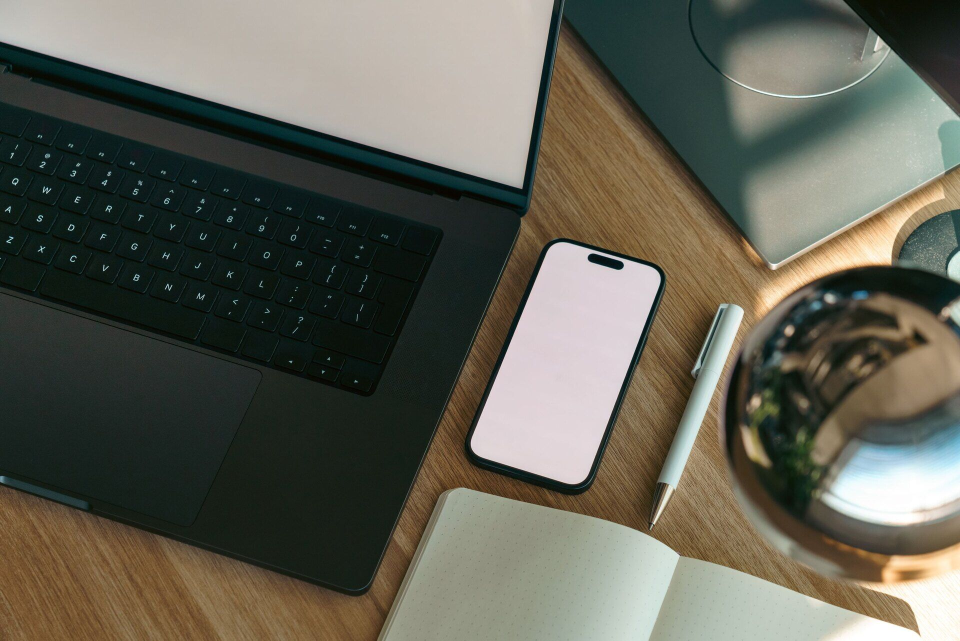
#> input picture recursos/imagenes/portada_curso_copilot.jpg, 1920 x 1281 px, found by its file name (shown at 1/2 size)
$ python gen_creditos.py
#> lines starting #> are read from the running program, lines starting #| are printed output that depends on the picture
#!/usr/bin/env python3
"""Genera recursos/imagenes/CREDITOS.md con datos medidos en disco (dimensiones,
tamaño y sha256) y la licencia verificada en vivo el 12-sep-2026."""
import hashlib
import os

IMG = "/mnt/DATA/trabajo_hermes/articulate_hermes/recursos/imagenes"
OUT = os.path.join(IMG, "CREDITOS.md")

ARCHIVOS = [
    "portada_curso_copilot.jpg",
    "icono_check.png", "icono_check.svg",
    "icono_cross.png", "icono_cross.svg",
    "icono_warning.png", "icono_warning.svg",
    "icono_nota.png", "icono_nota.svg",
    "icono_flecha.png", "icono_flecha.svg",
    "diagrama_5_componentes.png", "diagrama_5_componentes.svg",
    "diagrama_ciclo_5_pasos.png", "diagrama_ciclo_5_pasos.svg",
]

PEXELS_LICENCIA = """**Licencia de Pexels** — texto literal copiado de https://www.pexels.com/license/
(consultada el 12-sep-2026):

> **Legal Simplicity.** All photos and videos on Pexels can be downloaded and used for free.
>
> **What is allowed?**
> - All photos and videos on Pexels are free to use.
> - Attribution is not required. Giving credit to the photographer or Pexels is not necessary but always appreciated.
> - You can modify the photos and videos from Pexels. Be creative and edit them as you like.
>
> **What is not allowed?**
> - Identifiable people may not appear in a bad light or in a way that is offensive.
> - Don't sell unaltered copies of a photo or video, e.g. as a poster, print or on a physical product without modifying it first.
> - Don't imply endorsement of your product by people or brands on the imagery.
> - Don't redistribute or sell the photos and videos on other stock photo or wallpaper platforms.
> - Don't use the photos or videos as part of your trade-mark, design-mark, trade-name, business name or service mark.

**Aplicación a este curso:** material de formación interna = permitido; la modificación
(redimensión y recompresión) está permitida; la atribución no es obligatoria (se incluye por
cortesía en el Nodo 15); no se usa la imagen como marca ni para sugerir aval. El curso no se
vende como fotografía, así que la prohibición de reventa de copias sin modificar no aplica."""


def medir(nombre: str):
#> called with nombre = 'portada_curso_copilot.jpg'
    p = os.path.join(IMG, nombre)
    if not os.path.exists(p):
        return "AUSENTE", "AUSENTE", "AUSENTE"
    try:
        from PIL import Image
        with Image.open(p) as im:
#> im is the input picture: PIL image 1920x1281 RGB; mean R, G, B 98.3, 97.5, 85.5
            dims = "%dx%d" % im.size
#> dims = '1920x1281'
    except Exception:
        dims = "vectorial (SVG)"
    h = hashlib.sha256(open(p, "rb").read()).hexdigest()[:16]
    return dims, "%d KB" % round(os.path.getsize(p) / 1024), h


filas_ver = "\n".join(
    "| `%s` | %s | %s | `%s` |" % ((n,) + medir(n)) for n in ARCHIVOS
)
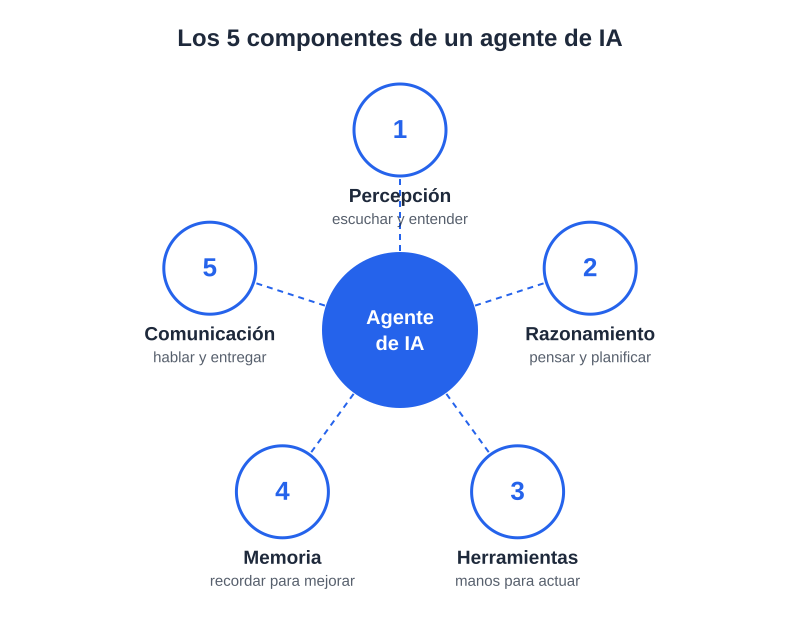
#> input picture recursos/imagenes/diagrama_5_componentes.png, 1600 x 1280 px, found by its file name (shown at 1/2 size)
#> in medir, im is the input picture: PIL image 1600x1280 RGB; mean R, G, B 241.7, 244.7, 251.3
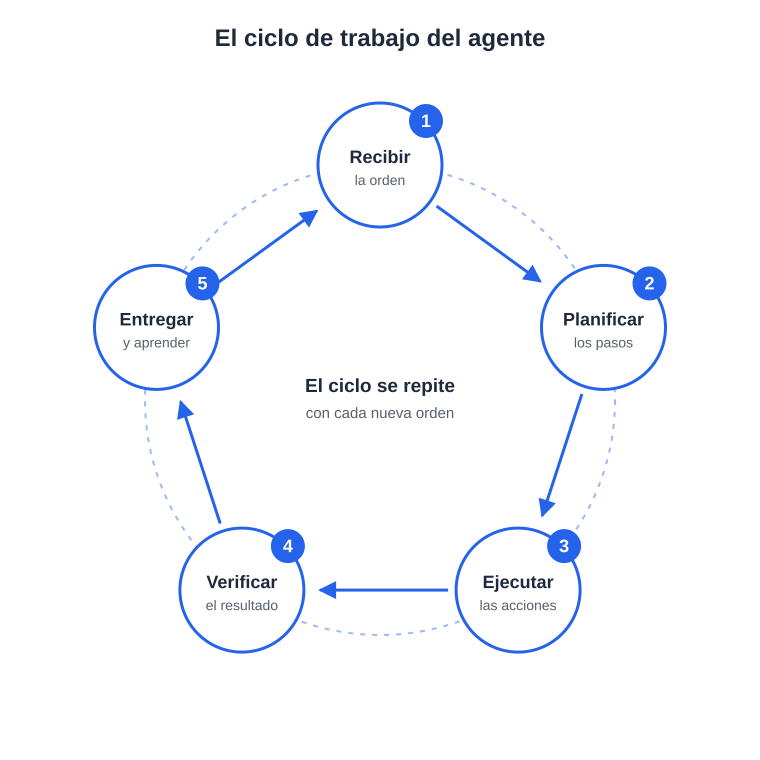
#> input picture recursos/imagenes/diagrama_ciclo_5_pasos.png, 1520 x 1520 px, found by its file name (shown at 1/2 size)
#> in medir, im is the input picture: PIL image 1520x1520 RGB; mean R, G, B 248.1, 249.5, 252.6

doc = f"""# CRÉDITOS, LICENCIAS Y ATRIBUCIÓN — RECURSOS GRÁFICOS

**Curso:** Agentes de IA y Microsoft Copilot para tu día a día (eXeLearning / SCORM 1.2)
**Carpeta:** `recursos/imagenes/` — **Actualizado:** 12 de septiembre de 2026
**Fuente de verdad del montaje:** `../../guión_curso_copilot_exelearning.md` (cada nodo indica qué
archivo usar, dónde y con qué texto alternativo). Este documento solo acredita el **origen y las
condiciones de uso** de cada archivo.

---

## 1. Inventario y atribución

| Archivo | Nodo(s) | Origen | Autoría | Licencia | ¿Atribución obligatoria? | Texto de atribución |
|---------|---------|--------|---------|----------|--------------------------|---------------------|
| `portada_curso_copilot.jpg` | Nodo 1 (portada) | Pexels, foto 34088260 — https://www.pexels.com/photo/modern-workspace-with-laptop-and-smartphone-34088260/ | Jakub Zerdzicki (https://www.pexels.com/@jakubzerdzicki/) | Pexels License | No (se recomienda citar) | «Imagen de portada: Jakub Zerdzicki / Pexels» |
| `icono_check.png / .svg` | Nodos 10, 13 | Obra propia del proyecto | Autor del curso | Propia (sin licencia externa) | No | — |
| `icono_cross.png / .svg` | Nodo 10 | Obra propia del proyecto | Autor del curso | Propia | No | — |
| `icono_warning.png / .svg` | Nodo 12 | Obra propia del proyecto | Autor del curso | Propia | No | — |
| `icono_nota.png / .svg` | Nodos 2, 11 | Obra propia del proyecto | Autor del curso | Propia | No | — |
| `icono_flecha.png / .svg` | Nodo 5 (opcional) | Obra propia del proyecto | Autor del curso | Propia | No | — |
| `diagrama_5_componentes.png / .svg` | Nodo 4 | Obra propia del proyecto | Autor del curso | Propia | No | — |
| `diagrama_ciclo_5_pasos.png / .svg` | Nodo 5 | Obra propia del proyecto | Autor del curso | Propia | No | — |

**Título y descripción oficiales de la foto de portada** (tomados de la ficha de Pexels):
«Aerial view of a modern workspace with a laptop, smartphone, and notebook showing copy space».

---

## 2. Licencia de la fotografía de portada

{PEXELS_LICENCIA}

---

## 3. Modificaciones realizadas sobre obra ajena

| Archivo | Modificación | Amparo |
|---------|--------------|--------|
| `portada_curso_copilot.jpg` | Original de Pexels de 3000×2001 px → redimensionado a 1920 px de ancho (1920×1281), metadatos EXIF eliminados y recomprimido en JPEG. | La licencia de Pexels permite expresamente modificar («You can modify the photos…»). |

Los iconos y diagramas son obra propia (SVG generados para este curso); no hay modificación de
obra ajena.

---

## 4. Trazabilidad de la selección de portada

La imagen se descargó del CDN de Pexels y se **verificó por correlación de imagen** contra el
candidato documentado: el archivo entregado coincide al 100 % (correlación de firma normalizada
= 1.0000) con `pexels-photo-34088260` tanto en su versión de 1920 px como en el original de
3000×2001 px. Queda por tanto acreditada sin ambigüedad.

| Candidato descartado | Licencia | Motivo |
|----------------------|----------|--------|
| Pexels 34502060 — «Modern Office Workspace with Laptop and Desktop» | Pexels License | Logotipo de Apple visible en el monitor (inadecuado en un curso sobre Microsoft 365) y formato vertical, no apto para cabecera. |
| Pexels 34170828 — «Modern Office Workspace with Laptop and Smartphone» | Pexels License | Sin incidencias; **segunda opción** si se quiere sustituir la portada. Se descartó solo por composición. |
| Pexels 36123565 — «Modern Workspace with Laptop and Books on Desk» | Pexels License | Menos espacio libre para superponer el título. |
| 5 candidatas CC0 de StockSnap/Flickr («Office Work», «Writing Papers», «Macbook Laptop», «Working Typing», «Analytics Charts», «Business Team») | CC0 1.0 / dominio público | La API solo sirve miniaturas de 960 px y el resto de rutas devuelve 403; varias incluyen personas identificables. Metadatos completos en `../../legado_articulate/descartes_proyecto/candidatos_portada.json`. |

**Criterios de selección:** licencia permisiva de uso comercial; sin personas identificables; sin
logotipos de terceros; anchura ≥1920 px; espacio libre para el título; temática oficina/tecnología.

---

## 5. Cómo citar en el curso

1. **Portada (Nodo 1):** la licencia de Pexels no exige atribución. Recomendado: al final del
   bloque «¿Quieres seguir aprendiendo?» del Nodo 15, la línea
   `Imagen de portada: Jakub Zerdzicki / Pexels`.
2. **Texto alternativo:** obligatorio en todas las imágenes (accesibilidad, §6 del guion); ya está
   redactado en la fila «Recurso gráfico» de cada nodo.
3. **Si se sustituye la portada por una imagen CC BY / CC BY-SA**, la atribución pasa a ser
   obligatoria con el formato `"Título" de Autor, licencia CC BY 4.0, enlace a la fuente`. Las
   alternativas CC0 (sin obligación de atribución) están en `../../legado_articulate/descartes_proyecto/candidatos_portada.json`.
4. **Nunca** usar la imagen de modo que sugiera que la empresa, el curso o el autor están avalados
   por el fotógrafo o por Pexels.

---

## 6. Verificación de integridad de los archivos entregados

Medido sobre disco el 12-sep-2026 (dimensiones + SHA-256, primeros 16 dígitos):

| Archivo | Dimensiones | Tamaño | SHA-256 (16) |
|---------|-------------|--------|--------------|
{filas_ver}

**Estado:** todos los archivos del inventario existen y son legibles. Los diagramas y los iconos
se revisaron con el modelo de visión local (transcripción de sus etiquetas sin texto cortado ni
solapado) y su paleta coincide con la del guion (`#2563EB`, `#1E293B`, `#FFFFFF`, más `#16A34A`,
`#DC2626` y `#D97706` en los iconos).
"""

open(OUT, "w", encoding="utf-8").write(doc)
print("Escrito %s (%d caracteres)" % (OUT, len(doc)))
